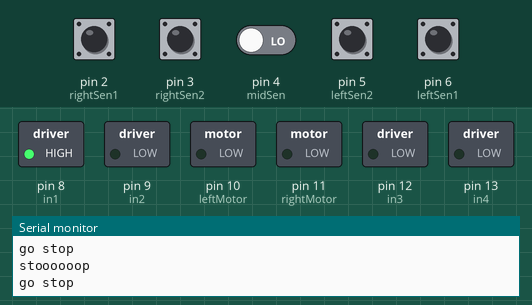
Simulated run of this sketch. Board: Arduino Uno, built with avr-gcc and run on an emulated ATmega328P. On the bench: switched loads named in the sketch (green lamp = pin HIGH), the last lines printed to the serial monitor. The test bench sets the inputs (shaded band); at power-on: pin 2 (rightSen1), pin 3 (rightSen2), pin 4 (midSen), pin 5 (leftSen2), pin 6 (leftSen1) LOW.

Above: at 1.2 s.
1.3 s: pin 2 (rightSen1) pulled HIGH for 0.15 s
At 1.39 s:
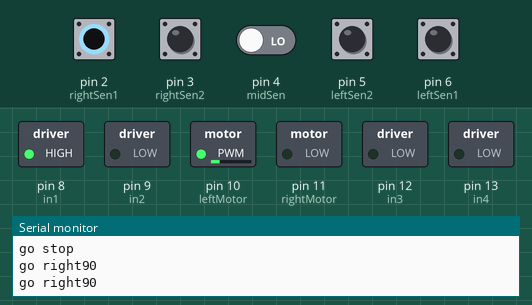
2.9 s: pin 4 (midSen) driven HIGH
At 3.8 s:
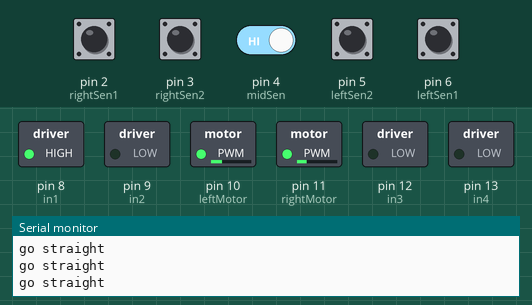
Timing chart, 0 to 5.9 s (numbered marks = the images above; inputs shaded):
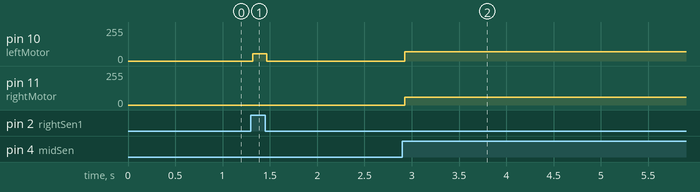

Measured:
- after the input at 1.3 s, pin 10 (leftMotor): 0/255 → 55/255 at once, → 0/255 0.15 s later
- after the input at 2.9 s, pin 10 (leftMotor): 0/255 → 70/255 at once; pin 11 (rightMotor): 0/255 → 60/255 at once

The sketch:

t1_irs.ino
```cpp
int in1=8;
int in2=9;
int leftMotor = 10;
int in3=12;
int in4=13;
int rightMotor=11;

//void STOP (void);
//void RightDir (void);
int chLeft1=0;
int chLeft2=0;
int chmidSen=0;
int chRight2=0;
int chRight1=0;


int rightSen1=2;
int rightSen2=3;
int midSen=4;
int leftSen2=5;
int leftSen1=6;


void setup() {
  Serial.begin(9600);

  pinMode(in1,OUTPUT);
  pinMode(in2,OUTPUT);
  pinMode(in3,OUTPUT);
  pinMode(in4,OUTPUT);
  digitalWrite(in1,OUTPUT);


  pinMode(2,INPUT);
  pinMode(3,INPUT);
  pinMode(4,INPUT);
  pinMode(5,INPUT);
  pinMode(6,INPUT);
  pinMode(7,INPUT);

}

void loop() {

//  analogWrite(leftMotor,80);
//  analogWrite(rightMotor,50);

while(1)
  {
    chLeft1=digitalRead(leftSen1);
    chLeft2=digitalRead(leftSen2);
    chmidSen=digitalRead(midSen);
    chRight2=digitalRead(rightSen2);
    chRight1=digitalRead(rightSen1);

    //Serial.println((chmidSen));
    if((chLeft1==1 && chLeft2==1 && chmidSen==1 && chRight2==1 && chRight1==1))
    {
    STOP();
    Serial.println("go stop");
    }
    else if((chLeft1==0 && chLeft2==0 && chmidSen==1 && chRight2==0 && chRight1==0))
    {
    Serial.println("go straight");
  analogWrite(leftMotor,70);
  analogWrite(rightMotor,60);
    }
     else if((chLeft1==0 && chLeft2==0 && chmidSen==0 && chRight2==0 && chRight1==0))
    {
    Serial.println("stoooooop");
    STOP();
    Serial.println("go stop");
    }
    else if((chLeft1==1 && chLeft2==0 && chmidSen==0 && chRight2==0 && chRight1==0))
    {
    Serial.println("go left90");
    analogWrite(leftMotor,0);
    analogWrite(rightMotor,55);

    }
    else if((chLeft1==0 && chLeft2==1 && chmidSen==0 && chRight2==0 && chRight1==0))
    {
    Serial.println("go left45");
    analogWrite(leftMotor,0);
    analogWrite(rightMotor,55);
    }
    else if((chLeft1==0 && chLeft2==0 && chmidSen==0 && chRight2==0 && chRight1==1))
    {
    Serial.println("go right90");
    analogWrite(leftMotor,55);
    analogWrite(rightMotor,0);
    }
        else if((chLeft1==0 && chLeft2==00 && chmidSen==0 && chRight2==1 && chRight1==0))
    {
    Serial.println("go right45");
    analogWrite(leftMotor,55);
    analogWrite(rightMotor,0);
    }


  }


//  while(1)
//  {
//    chLeft=digitalRead(leftSen);
//    chRight=digitalRead(rightSen);
//
//    if((chLeft==0 && chRight==1)==1)
//    //LEFTVoid();
//    Serial.println("left");
//    else if((chRight==0 && chLeft==1)==1)
//    RIGHTVoid();
//    else if(
//  }


}

//void RIGHTVoid (void)
//{
//   analogWrite(rightMotor,60);
//
//
//    while(chRight==0)
//     {
//      chLeft=digitalRead(leftSen);
//      chRight=digitalRead(rightSen);
//      if(chLeft==0)
//      {
//        int lprev=chLeft;
//        int rprev=chRight;
//       STOP();
//        while(((lprev==chLeft)&&(rprev==chRight))==1)
//        {
//           chLeft=digitalRead(leftSen);
//           chRight=digitalRead(rightSen);
//        }
//     }
//     analogWrite(leftMotor,150);
//     }
//  analogWrite(rightMotor,150);
//}

//------------------------ for stop robot
void STOP (void)
{
  analogWrite(leftMotor,0);
  analogWrite(rightMotor,0);
}

//last code
```
